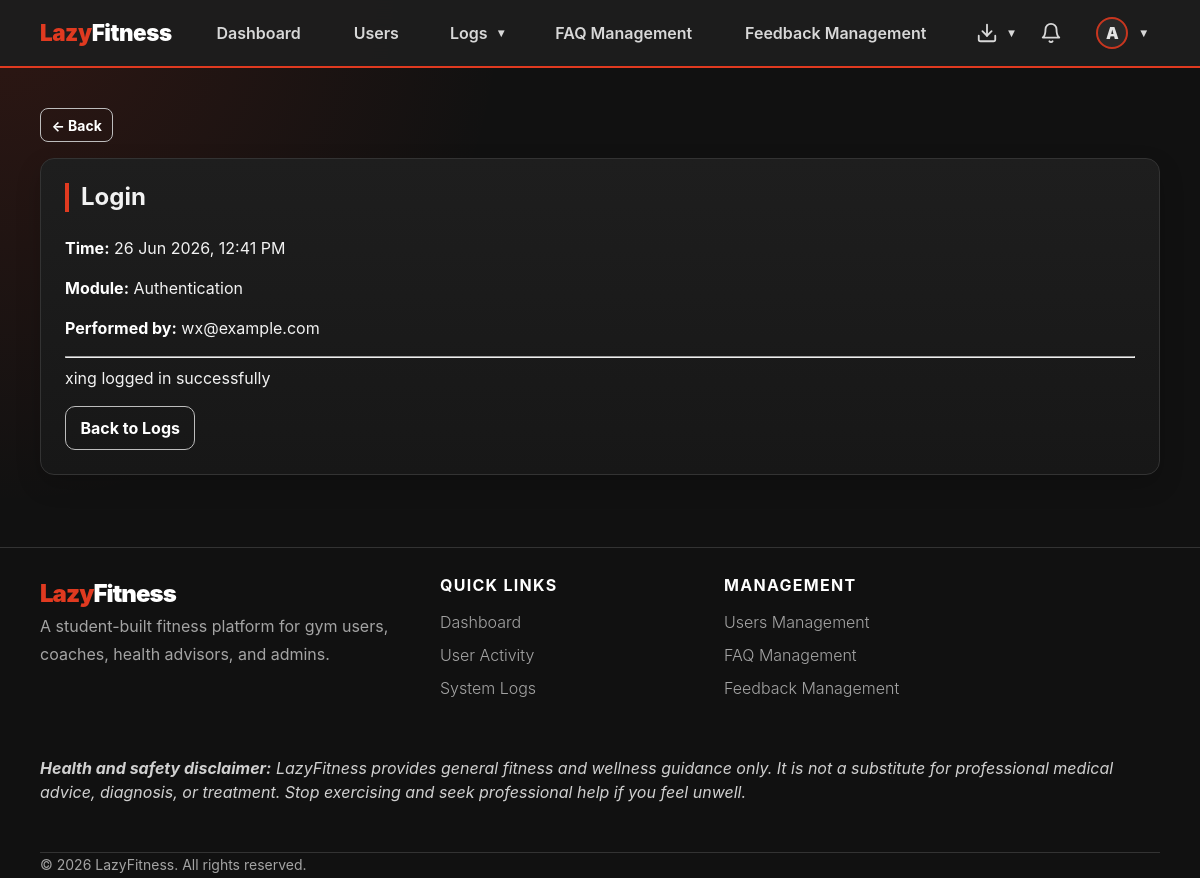
The app's page /admin-panel/logs/52/ (signed in) with its own data.
### apps/accounts/models.py (models this page shows, shortened)
class User(AbstractBaseUser, PermissionsMixin):
    ROLE_CHOICES = [
        ('gym_user',       'Gym User'),
        ('fitness_coach',  'Fitness Coach'),
        ('health_advisor', 'Health Advisor'),
        ('admin',          'Admin'),
    ]
    username_validator = RegexValidator(
        regex=r'^[\w.@+-]+$',
        message='Username may contain letters, numbers, and @/./+/-/_ characters only.',
    )
    username    = models.CharField(max_length=150, unique=True, validators=[username_validator])
    email       = models.EmailField(unique=True)
    profile_picture = models.ImageField(
        upload_to='profile_pictures/',
        blank=True,
        null=True,
        help_text='Optional profile picture used across LazyFitness.',
    )
    role        = models.CharField(max_length=20, choices=ROLE_CHOICES)
    is_active   = models.BooleanField(default=True)   # userStatus
    is_staff    = models.BooleanField(default=False)
    date_joined = models.DateTimeField(auto_now_add=True)
    USERNAME_FIELD  = 'username'
    REQUIRED_FIELDS = ['email', 'role']
    objects = UserManager()
    @property
    def display_name(self):
        profile_fields = [
            ('gymuser', 'user_name'),
            ('coach', 'coach_name'),
            ('healthadvisor', 'advisor_name'),
            ('adminprofile', 'admin_name'),
        ]
        for relation, field in profile_fields:
            try:
                profile = getattr(self, relation)
            except Exception:
                profile = None
            value = getattr(profile, field, '') if profile else ''
            if value:
                return value
        return self.username or self.email
    @property
    def avatar_initial(self):
        name = self.display_name or self.username or self.email or '?'
        return name.strip()[:1].upper()
    @property
    def is_gym_user(self):
        return self.role == 'gym_user'
    @property
    def is_coach(self):
        return self.role == 'fitness_coach'
    @property
    def is_health_advisor(self):
        return self.role == 'health_advisor'
    @property
    def is_admin_user(self):
        return self.role == 'admin'

### apps/admin_panel/models.py (models this page shows, shortened)
class AdminProfile(models.Model):
    user = models.OneToOneField(User, on_delete=models.CASCADE, primary_key=True)
    admin_name = models.CharField(max_length=255)

class SystemLog(models.Model):
    EVENT_CHOICES = [
        ('user_created', 'User Created'),
        ('user_deleted', 'User Deleted'),
        ('status_changed', 'Status Changed'),
        ('assignment_updated', 'Assignment Updated'),
        ('password_reset', 'Password Reset'),
        ('login', 'Login'),
        ('faq_updated', 'FAQ Updated'),
        ('feedback_updated', 'Feedback Updated'),
        ('export', 'CSV Export'),
    ]
    event = models.CharField(max_length=30, choices=EVENT_CHOICES)
    description = models.TextField()
    performed_by = models.ForeignKey(User, on_delete=models.SET_NULL, null=True, related_name='system_logs')
    timestamp = models.DateTimeField(auto_now_add=True)
    module = models.CharField(max_length=100, blank=True)
    class Meta:
        ordering = ['-timestamp']

### apps/admin_panel/views.py (the view)
# urls.py: path('logs/<int:log_id>/', views.system_log_detail, name='system_log_detail'),
@admin_required
def system_log_detail(request, log_id):
    log = get_object_or_404(SystemLog.objects.select_related('performed_by'), pk=log_id)
    return render(request, 'admin_panel/system_log_detail.html', {'log': log})

### apps/gym_user/messaging.py (called while the page is built)
def unread_count_for_user(user, conversations=None):
    qs = Message.objects.exclude(sender=user).exclude(read_by=user)
    if conversations is not None:
        qs = qs.filter(conversation__in=conversations)
    else:
        qs = qs.filter(conversation__participants=user)
    return qs.distinct().count()

### lazyfitness/view_helpers.py (called while the page is built)
def role_fallback_url(user):
    if getattr(user, 'is_authenticated', False):
        if getattr(user, 'role', '') == 'gym_user':
            return reverse('gym_user:dashboard')
        if getattr(user, 'role', '') == 'fitness_coach':
            return reverse('coach:dashboard')
        if getattr(user, 'role', '') == 'health_advisor':
            return reverse('health_advisor:dashboard')
        if getattr(user, 'role', '') == 'admin':
            return reverse('admin_panel:dashboard')
    return reverse('landing')

### templates/admin_panel/system_log_detail.html (shortened to what this page needs)
{% extends "shared/base.html" %}
{% block content %}
<div class="card p-4">
    <h2 class="section-title">{{ log.get_event_display }}</h2>
    <p><strong>Time:</strong> {{ log.timestamp|date:"d M Y, h:i A" }}</p>
    <p><strong>Module:</strong> {{ log.module|default:"—" }}</p>
    <p><strong>Performed by:</strong> {% if log.performed_by %}{{ log.performed_by.email }}{% else %}System{% endif %}</p>
    <hr>
    <p>{{ log.description }}</p>
    <a class="btn btn-outline-light" href="{% url 'admin_panel:system_log_list' %}">Back to Logs</a>
</div>
{% endblock %}

### templates/shared/base.html (shortened to what this page needs)
{% load static %}
<!DOCTYPE html>
<html lang="en">
<head>
  <link href="{% static 'css/lazyfitness.css' %}" rel="stylesheet">
</head>
<body>
<nav class="navbar navbar-expand-lg navbar-dark sticky-top" aria-label="Primary navigation">
  <div class="container nav-container">
    {% if user.is_authenticated %}
      {% if user.is_gym_user %}
        <a class="navbar-brand" href="{% url 'gym_user:dashboard' %}">Lazy<span class="text-white">Fitness</span></a>
      {% elif user.is_coach %}
        <a class="navbar-brand" href="{% url 'coach:dashboard' %}">Lazy<span class="text-white">Fitness</span></a>
      {% elif user.is_health_advisor %}
        <a class="navbar-brand" href="{% url 'health_advisor:dashboard' %}">Lazy<span class="text-white">Fitness</span></a>
      {% elif user.is_admin_user %}
        <a class="navbar-brand" href="{% url 'admin_panel:dashboard' %}">Lazy<span class="text-white">Fitness</span></a>
      {% else %}
        <a class="navbar-brand" href="{% url 'landing' %}">Lazy<span class="text-white">Fitness</span></a>
      {% endif %}
    {% else %}
      <a class="navbar-brand" href="{% url 'landing' %}">Lazy<span class="text-white">Fitness</span></a>
    {% endif %}
    <div class="navbar-collapse collapse" id="nav">
      {% if user.is_authenticated %}
        <ul class="navbar-nav main-nav mx-auto align-items-lg-center justify-content-lg-center flex-grow-1 gap-lg-4 px-lg-3 flex-nowrap">
          {% if user.is_gym_user %}
            <li class="nav-item"><a class="nav-link" href="{% url 'gym_user:dashboard' %}">Dashboard</a></li>
            <li class="nav-item dropdown profile-hover-dropdown">
              <a class="nav-link dropdown-toggle" href="#" data-lf-toggle="dropdown" role="button" aria-expanded="false">My Fitness</a>
              <ul class="dropdown-menu dropdown-menu-dark profile-centered-menu">
                <li><a class="dropdown-item" href="{% url 'gym_user:workout_select' %}">Workouts</a></li>
                <li><a class="dropdown-item" href="{% url 'gym_user:schedule' %}">Schedule</a></li>
                <li><a class="dropdown-item" href="{% url 'gym_user:progress' %}">Progress</a></li>
              </ul>
            </li>
            <li class="nav-item"><a class="nav-link" href="{% url 'gym_user:recommendation_list' %}">Health Recommendations</a></li>
            <li class="nav-item"><a class="nav-link" href="{% url 'accounts:submit_feedback' %}">Feedback</a></li>
            <li class="nav-item"><a class="nav-link" href="{% url 'faq_public' %}">FAQ</a></li>
          {% elif user.is_admin_user %}
            <li class="nav-item"><a class="nav-link" href="{% url 'admin_panel:dashboard' %}">Dashboard</a></li>
            <li class="nav-item"><a class="nav-link" href="{% url 'admin_panel:user_list' %}">Users</a></li>
            <li class="nav-item dropdown profile-hover-dropdown">
              <a class="nav-link dropdown-toggle" href="#" data-lf-toggle="dropdown" role="button" aria-expanded="false">Logs</a>
            </li>
            <li class="nav-item"><a class="nav-link" href="{% url 'admin_panel:faq_list' %}">FAQ Management</a></li>
            <li class="nav-item"><a class="nav-link" href="{% url 'admin_panel:feedback_list' %}">Feedback Management</a></li>
          {% endif %}
        </ul>
        <ul class="navbar-nav nav-actions ms-lg-auto align-items-center gap-2 gap-lg-3 flex-row flex-nowrap justify-content-end">
          {% if user.is_admin_user %}
            <li class="nav-item dropdown profile-hover-dropdown ms-2">
              <a class="nav-link nav-icon-link dropdown-toggle" href="#" data-lf-toggle="dropdown" role="button" aria-expanded="false" aria-label="Exports">
                <div class="icon-wrapper">
                  <svg width="22" height="22" viewBox="0 0 24 24" fill="none" stroke="currentColor" stroke-width="2" stroke-linecap="round" stroke-linejoin="round">
                    <path d="M21 15v4a2 2 0 0 1-2 2H5a2 2 0 0 1-2-2v-4"></path>
                    <polyline points="7 10 12 15 17 10"></polyline>
                    <line x1="12" y1="15" x2="12" y2="3"></line>
                  </svg>
                </div>
              </a>
            </li>
          {% endif %}
          <li class="nav-item">
            <a class="nav-link nav-icon-link" href="{% url 'accounts:notifications' %}" title="Notifications">
              <div class="icon-wrapper">
                <svg width="22" height="22" viewBox="0 0 24 24" fill="none" stroke="currentColor" stroke-width="2" stroke-linecap="round" stroke-linejoin="round"><path d="M18 8A6 6 0 0 0 6 8c0 7-3 9-3 9h18s-3-2-3-9"></path><path d="M13.73 21a2 2 0 0 1-3.46 0"></path></svg>
              </div>
            </a>
          </li>
          <li class="nav-item dropdown profile-hover-dropdown ms-1 flex-shrink-0">
            <a class="nav-link d-flex align-items-center gap-2 dropdown-toggle" href="#" role="button" data-lf-toggle="dropdown" aria-expanded="false">
              {% if user.profile_picture %}
                <img src="{{ user.profile_picture.url }}" alt="{{ user.username }} profile picture" class="rounded-circle avatar-sm">
              {% else %}
                <span class="avatar-initial-sm">{{ user.avatar_initial }}</span>
              {% endif %}
            </a>
          </li>
        </ul>
      {% endif %}
    </div>
  </div>
</nav>
<main class="container mt-4 pb-5">
  {% if user.is_authenticated %}
    <div class="mb-3">
      <button class="btn btn-outline-light btn-sm" type="button" data-lf-back data-fallback="{{ nav_back_fallback|default:'/' }}">← Back</button>
    </div>
  {% endif %}
  {% block content %}{% endblock %}
</main>
<footer class="site-footer py-5 mt-4">
  <div class="container">
    <div class="row gy-4">
      <div class="col-lg-6 col-md-12 footer-brand">
        <div class="footer-logo">Lazy<span>Fitness</span></div>
        <p class="footer-copy text-muted pe-lg-5">A student-built fitness platform for gym users, coaches, health advisors, and admins.</p>
      </div>
      {% if user.is_authenticated %}
        <div class="col-lg-3 col-md-6">
          <h5 class="footer-heading">Quick Links</h5>
          <ul class="footer-links">
            {% if user.is_gym_user %}
              <li class="footer-link"><a href="{% url 'gym_user:dashboard' %}">Dashboard</a></li>
              <li class="footer-link"><a href="{% url 'gym_user:workout_select' %}">Workouts</a></li>
              <li class="footer-link"><a href="{% url 'gym_user:schedule' %}">Schedule</a></li>
              <li class="footer-link"><a href="{% url 'gym_user:progress' %}">Progress</a></li>
              <li class="footer-link"><a href="{% url 'gym_user:recommendation_list' %}">Health Recommendations</a></li>
            {% elif user.is_admin_user %}
              <li class="footer-link"><a href="{% url 'admin_panel:dashboard' %}">Dashboard</a></li>
              <li class="footer-link"><a href="{% url 'admin_panel:login_activity_list' %}">User Activity</a></li>
              <li class="footer-link"><a href="{% url 'admin_panel:system_log_list' %}">System Logs</a></li>
            {% endif %}
          </ul>
        </div>
        <div class="col-lg-3 col-md-6">
          {% if user.is_admin_user %}
            <h5 class="footer-heading">Management</h5>
            <ul class="footer-links">
              <li class="footer-link"><a href="{% url 'admin_panel:user_list' %}">Users Management</a></li>
              <li class="footer-link"><a href="{% url 'admin_panel:faq_list' %}">FAQ Management</a></li>
              <li class="footer-link"><a href="{% url 'admin_panel:feedback_list' %}">Feedback Management</a></li>
            </ul>
          {% else %}
            <h5 class="footer-heading">Support</h5>
            <ul class="footer-links">
              <li class="footer-link"><a href="{% url 'accounts:submit_feedback' %}">Feedback</a></li>
              <li class="footer-link"><a href="{% url 'faq_public' %}">FAQ</a></li>
            </ul>
          {% endif %}
        </div>
      {% endif %}
    </div>
    <div class="lf-footer-disclaimer py-4 mt-4"><i>
        <strong>Health and safety disclaimer:</strong>
        LazyFitness provides general fitness and wellness guidance only. It is not a substitute for professional medical advice, diagnosis, or treatment. Stop exercising and seek professional help if you feel unwell.
    </i></div>
    <div class="footer-bottom mt-4 pt-4 border-top">
      <p class="footer-copy small mb-0">© {% now "Y" %} LazyFitness. All rights reserved.</p>
    </div>
  </div>
</footer>
</body>
</html>

### records on screen
User: avatar_initial "A"
SystemLog: event "Login", timestamp "26 Jun 2026, 12:41 PM", module "Authentication", performed_by.email "wx@example.com", description "xing logged in successfully"
